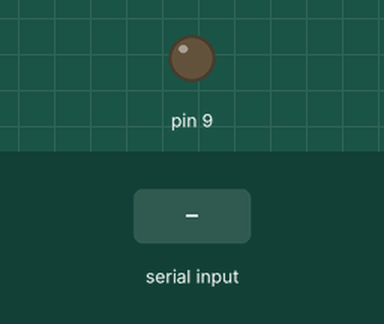
The sketch below on a simulated Arduino Uno, built with avr-gcc and run on an emulated ATmega328P. Shown: output pins drawn as LEDs (lit = HIGH). Dashed ring = blinking. The inputs (shaded band) are chosen by the test bench.

Above: at 1.2 s.
1.3 s: "9" received over Serial
At 1.7 s:
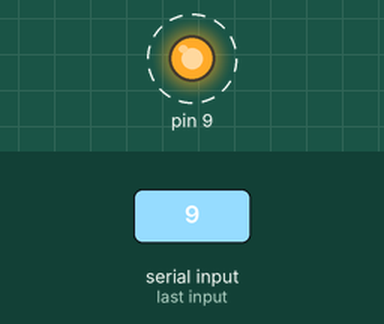
Timing chart, 0 to 4.3 s (numbered marks = the images above; inputs shaded):
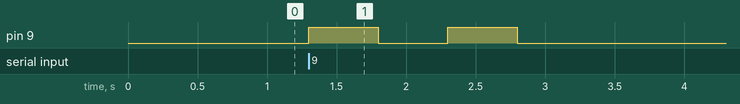

The sketch:

serial.ino
```cpp
//@bobbyg603
char inChar;

void setup() {
  // initialize serial:
  Serial.begin(9600);
  pinMode(9,OUTPUT);
}

void loop() {
  if(Serial.available()>0){
    inChar = Serial.read();
  }

  if(inChar == '9'){
    digitalWrite(9,1);
    delay(500);
    digitalWrite(9,0);
    delay(500);
    digitalWrite(9,1);
    delay(500);
    digitalWrite(9,0);
    inChar='0';
  }
}
```

Measured:
- after the input at 1.3 s, pin 9: alternates HIGH for 0.50 s and LOW for 0.50 s, 4 changes in all, then stays LOW, starting at once
